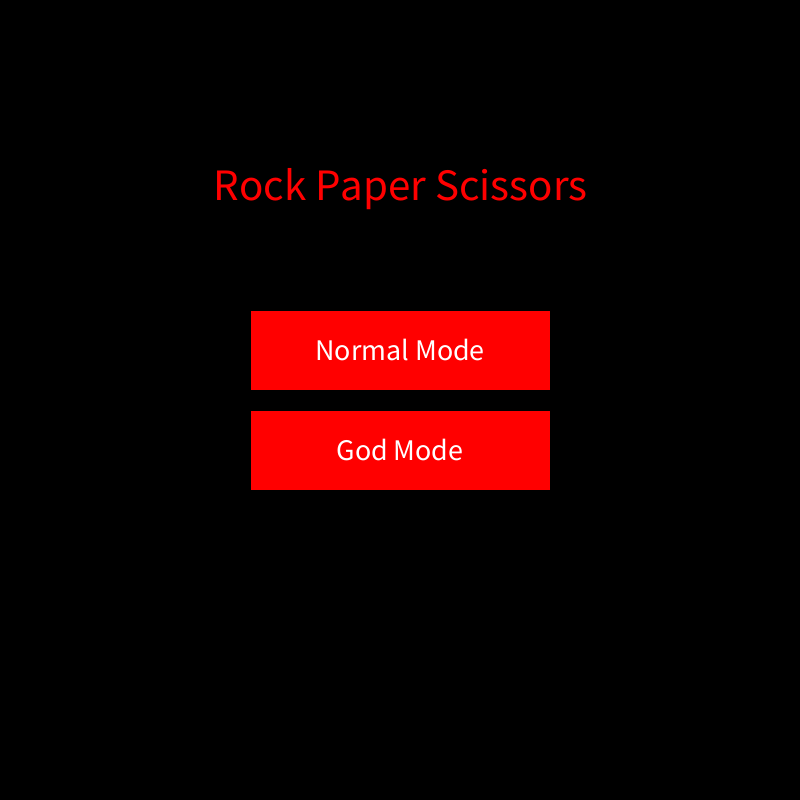
Frame 1 (no input)
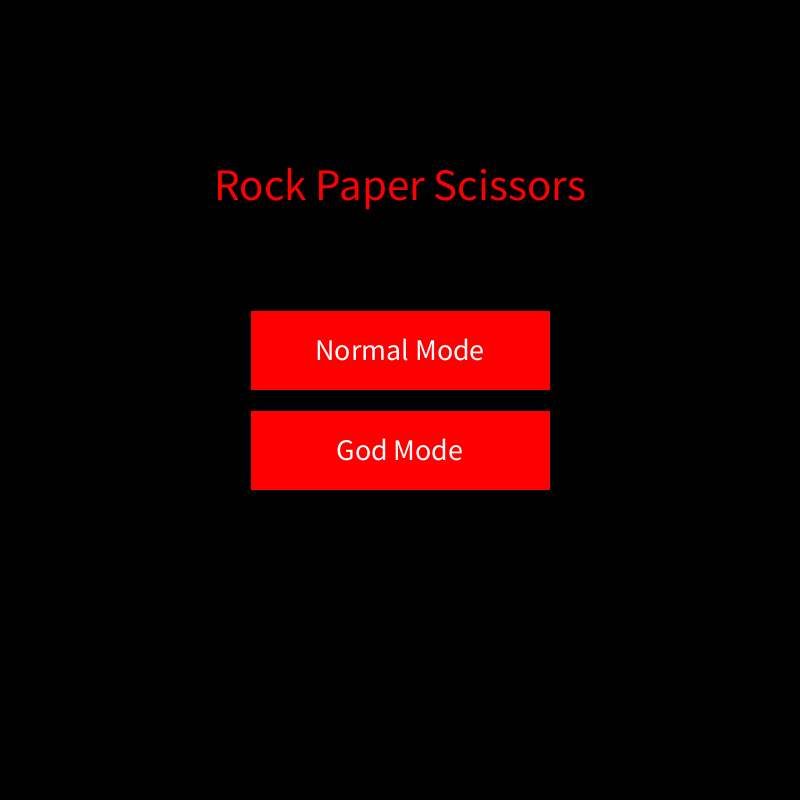
Frame 60 (the mouse pressed at the canvas centre just before this capture)
Frame 120 (the mouse held since frame 60 and released just before this capture): identical to frame 60, image omitted

The Processing sketch that drew these frames (run headless with seeded random() and noise(); from frame 60 on, the mouse is pressed at the canvas centre):

// Processing sketch: sketch_171002a
// ── sketch_171002a.pde
int state;


void setup() {
  size(800, 800);
  state = 0;
}

void draw() {
  
  if (state == 0) {
    background(0);
    displayButtonOne();
    displayButtonTwo();
    gameText();
  }
  
  if (state == 1) {
    background(255, 0, 0);
    singlePlayerText();
  }
}
// ── Menu.pde
String gameTitle, buttonOneText, buttonTwoText;
float buttonX, buttonOneY, buttonTwoX, buttonTwoY, buttonWidth, buttonHeight;
float buttonOneTop, buttonOneBottom, buttonLeftSide, buttonRightSide;
float buttonTwoTop, buttonTwoBottom;

void gameText() {

  gameTitle = "Rock Paper Scissors";

  buttonOneText = "Normal Mode";
  buttonTwoText = "God Mode";
  
  fill(255, 0, 0);
  textSize(45);
  
  textAlign(CENTER);
  text(gameTitle, width / 2, (height / 2) * 0.5);
  
  fill(255);
  textSize(30);
  text(buttonOneText, width / 2, 360);
  text(buttonTwoText, width / 2, 460);
  
  
}

void displayButtonOne() {
  
  buttonWidth = 300;
  buttonHeight = 80;
  buttonX = (width / 2) - (buttonWidth / 2);
  buttonOneY = 310;
  
  buttonOneTop = buttonOneY;
  buttonOneBottom = buttonOneY + buttonHeight;
  buttonLeftSide = buttonX;
  buttonRightSide = buttonX + buttonWidth;
  
  if (mouseOverButtonOne()) {
    fill(255, 60, 80);
  } else {
    fill(255, 0, 0);
  }
  rect(buttonX, buttonOneY, buttonWidth, buttonHeight);
}

void displayButtonTwo() {
  
  buttonWidth = 300;
  buttonHeight = 80;
  buttonX = (width / 2) - (buttonWidth / 2);
  buttonTwoY = 410;
  
  buttonTwoTop = buttonTwoY;
  buttonTwoBottom = buttonTwoY + buttonHeight;
  buttonLeftSide = buttonX;
  buttonRightSide = buttonX + buttonWidth;
  
  if (mouseOverButtonTwo()) {
    fill(255, 60, 80);
  } else {
    fill(255, 0, 0);
  }
  rect(buttonX, buttonTwoY, buttonWidth, buttonHeight); 
}

boolean mouseOverButtonOne() {
  
  return ((mouseX > buttonLeftSide) &&
  (mouseX < buttonRightSide) &&
  (mouseY > buttonOneTop) &&
  (mouseY < buttonOneBottom)); 
}

boolean mouseOverButtonTwo() {
  
  return ((mouseX > buttonLeftSide) &&
  (mouseX < buttonRightSide) &&
  (mouseY > buttonTwoTop) &&
  (mouseY < buttonTwoBottom));
}
  
void mousePressed() {
  
  if (mouseOverButtonOne()) {
    background(200, 50, 50);
    state = 1;
  }
  
  if (mouseOverButtonTwo()) {
    background(0, 255, 0);
    state = 2;
  }
}

void keyPressed() {
  if (key == 'r' || key == 'R') {
    state = 0;
  }
}
// ── Single_Player.pde
int yourScore, computerScore, playerChoice;
String singlePlayerScore, singlePlayerInstructions;

void singlePlayerText() {
  singlePlayerScore = "Your score: 0. \n       opponent Score: 0. ";
  singlePlayerInstructions = "Instructions: 1 for rock, 2 for paper, 3 for scissors.";
  textSize(20);
  text(singlePlayerScore, 100, 50);
  text(singlePlayerInstructions, width / 2, height / 2);
}
// ── endScreens.pde
String endScreen, rToMenu;

void endScreenText() {
  //text of the end screen
  background(0);

  fill(255);
  textSize(25);
  endScreen = "You Lost";
  rToMenu = "Press r to go back to the menu";
  text(endScreen, width / 2, height / 2);
  text(rToMenu, width / 2, 600);
}
